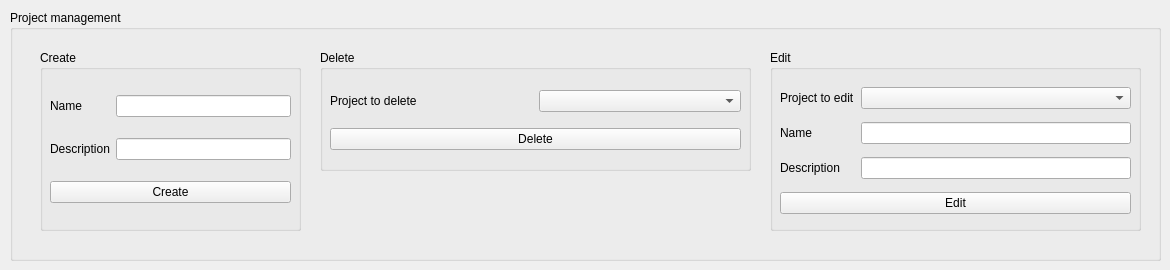
      <widget class="QWidget" name="tabProjects">
       <attribute name="title">
        <string>Projects</string>
       </attribute>
       <widget class="QGroupBox" name="groupBoxProjectManager">
        <property name="geometry">
         <rect>
          <x>10</x>
          <y>10</y>
          <width>1151</width>
          <height>251</height>
         </rect>
        </property>
        <property name="title">
         <string>Project management</string>
        </property>
        <widget class="QGroupBox" name="groupBoxProjectDelete">
         <property name="geometry">
          <rect>
           <x>310</x>
           <y>40</y>
           <width>431</width>
           <height>121</height>
          </rect>
         </property>
         <property name="title">
          <string>Delete</string>
         </property>
         <widget class="QWidget" name="layoutWidget">
          <property name="geometry">
           <rect>
            <x>10</x>
            <y>30</y>
            <width>411</width>
            <height>81</height>
           </rect>
          </property>
          <layout class="QGridLayout" name="gridLayoutProjectDelete">
           <item row="0" column="0">
            <widget class="QLabel" name="labelProjectDelete">
             <property name="text">
              <string>Project to delete</string>
             </property>
            </widget>
           </item>
           <item row="0" column="1">
            <widget class="QComboBox" name="comboBoxProjectDelete"/>
           </item>
           <item row="1" column="0" colspan="2">
            <widget class="QPushButton" name="buttonProjectDelete">
             <property name="text">
              <string>Delete</string>
             </property>
            </widget>
           </item>
          </layout>
         </widget>
        </widget>
        <widget class="QGroupBox" name="groupBoxProjectEdit">
         <property name="geometry">
          <rect>
           <x>760</x>
           <y>40</y>
           <width>371</width>
           <height>181</height>
          </rect>
         </property>
         <property name="title">
          <string>Edit</string>
         </property>
         <widget class="QWidget" name="layoutWidget">
          <property name="geometry">
           <rect>
            <x>10</x>
            <y>30</y>
            <width>351</width>
            <height>141</height>
           </rect>
          </property>
          <layout class="QGridLayout" name="gridLayoutProjectEdit">
           <item row="0" column="0" colspan="2">
            <widget class="QLabel" name="labelProjectEdit">
             <property name="text">
              <string>Project to edit</string>
             </property>
            </widget>
           </item>
           <item row="0" column="2">
            <widget class="QComboBox" name="comboBoxProjectEdit"/>
           </item>
           <item row="1" column="0">
            <widget class="QLabel" name="labelProjectEditName">
             <property name="text">
              <string>Name</string>
             </property>
            </widget>
           </item>
           <item row="2" column="0">
            <widget class="QLabel" name="labelProjectEditDescription">
             <property name="text">
              <string>Description</string>
             </property>
            </widget>
           </item>
           <item row="3" column="0" colspan="3">
            <widget class="QPushButton" name="buttonProjectEdit">
             <property name="text">
              <string>Edit</string>
             </property>
            </widget>
           </item>
           <item row="1" column="2">
            <widget class="QLineEdit" name="lineEditProjectEditName"/>
           </item>
           <item row="2" column="2">
            <widget class="QLineEdit" name="lineEditProjectEditDescription"/>
           </item>
          </layout>
         </widget>
        </widget>
       </widget>
       <widget class="QGroupBox" name="groupBoxCreateProject">
        <property name="geometry">
         <rect>
          <x>40</x>
          <y>50</y>
          <width>261</width>
          <height>181</height>
         </rect>
        </property>
        <property name="title">
         <string>Create</string>
        </property>
        <widget class="QWidget" name="layoutWidget_2">
         <property name="geometry">
          <rect>
           <x>10</x>
           <y>30</y>
           <width>241</width>
           <height>141</height>
          </rect>
         </property>
         <layout class="QGridLayout" name="gridLayoutCreateProject">
          <item row="0" column="1">
           <widget class="QLineEdit" name="lineEditProjectName"/>
          </item>
          <item row="1" column="0">
           <widget class="QLabel" name="labelProjectDescription">
            <property name="text">
             <string>Description</string>
            </property>
           </widget>
          </item>
          <item row="1" column="1">
           <widget class="QLineEdit" name="lineEditProjectDescription"/>
          </item>
          <item row="2" column="0" colspan="2">
           <widget class="QPushButton" name="buttonProjectCreate">
            <property name="text">
             <string>Create</string>
            </property>
           </widget>
          </item>
          <item row="0" column="0">
           <widget class="QLabel" name="labelProjectName">
            <property name="text">
             <string>Name</string>
            </property>
           </widget>
          </item>
         </layout>
        </widget>
       </widget>
      </widget>
